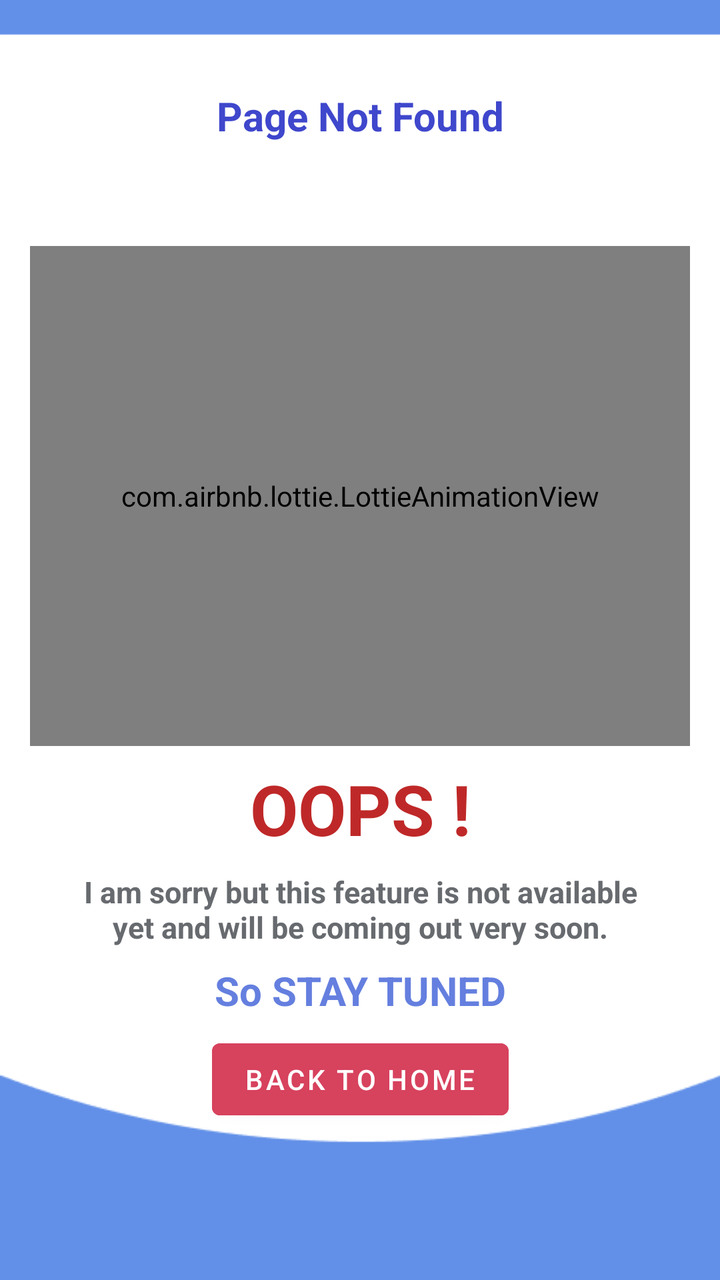
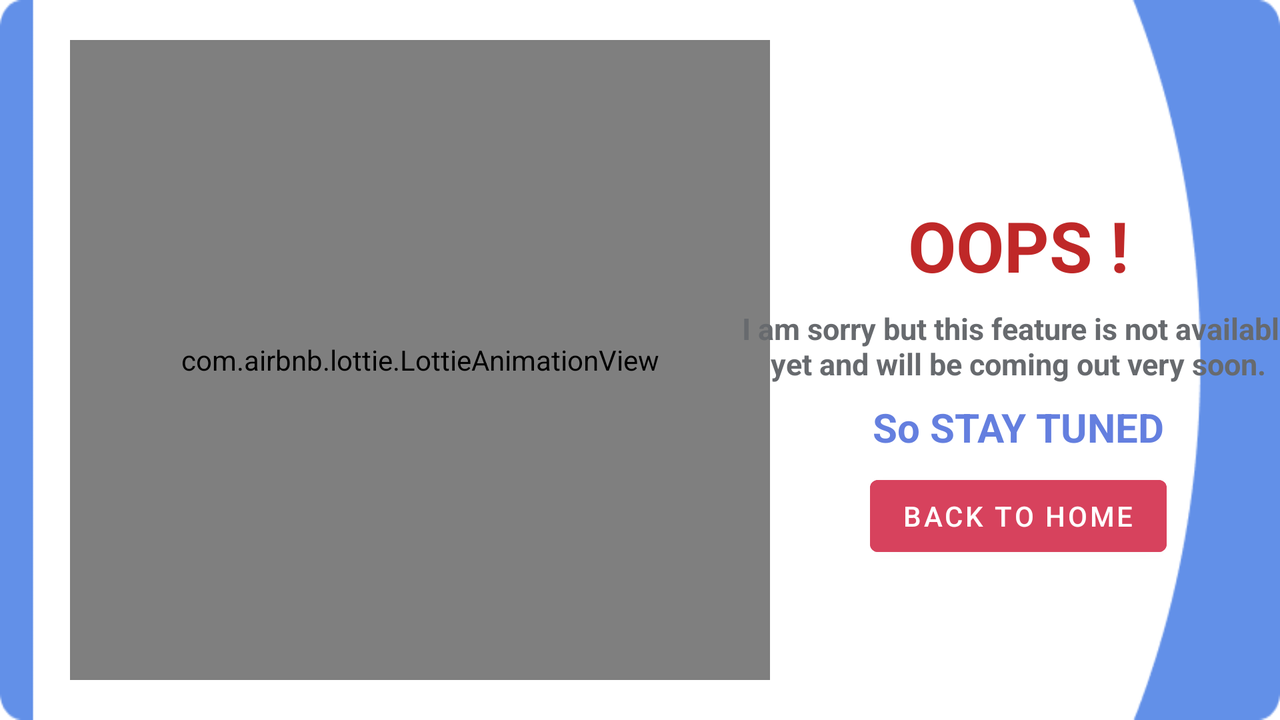

Compare how this app lays out the same screen by default and in its alternative resource folder. The renders come first, then the two layout files and the values they reference.
<!-- AndroidManifest.xml: application theme Theme.Todotestapp -->
<!-- res/layout/activity_maintenance.xml -->
<?xml version="1.0" encoding="utf-8"?>
<androidx.constraintlayout.widget.ConstraintLayout xmlns:android="http://schemas.android.com/apk/res/android"
    xmlns:app="http://schemas.android.com/apk/res-auto"
    xmlns:tools="http://schemas.android.com/tools"
    android:layout_width="match_parent"
    android:layout_height="match_parent"
    android:background="@drawable/bg_maintan"
    tools:context=".Maintenance">

    <TextView
        android:id="@+id/textView10"
        android:layout_width="match_parent"
        android:layout_height="100dp"
        android:layout_margin="8dp"
        android:layout_marginTop="40dp"
        android:gravity="center"
        android:text="Page Not Found"
        android:textColor="@color/strongtext"
        android:textSize="20sp"
        android:textStyle="bold"
        app:layout_constraintEnd_toEndOf="parent"
        app:layout_constraintStart_toStartOf="parent"
        app:layout_constraintTop_toTopOf="parent" />

    <com.airbnb.lottie.LottieAnimationView
        android:id="@+id/lottieAnimationView"
        android:layout_width="match_parent"
        android:layout_height="250dp"
        android:layout_margin="15dp"
        app:layout_constraintEnd_toEndOf="parent"
        app:layout_constraintStart_toStartOf="parent"
        app:layout_constraintTop_toBottomOf="@+id/textView10"
        android:layout_marginTop="25dp"
        app:lottie_rawRes="@raw/server"
        app:lottie_autoPlay="true"
        app:lottie_loop="true"/>

    <TextView
        android:id="@+id/title"
        android:layout_width="200dp"
        android:layout_height="wrap_content"
        android:layout_margin="8dp"
        android:layout_marginEnd="195dp"
        android:gravity="center"
        android:text="OOPS !"
        android:textColor="@color/weaktext"
        android:textSize="35sp"
        android:textStyle="bold"

        app:layout_constraintEnd_toEndOf="@+id/lottieAnimationView"

        app:layout_constraintStart_toStartOf="@+id/lottieAnimationView"
        app:layout_constraintTop_toBottomOf="@+id/lottieAnimationView" />

    <TextView
        android:id="@+id/textView9"
        android:layout_width="280dp"
        android:layout_height="wrap_content"
        android:layout_margin="8dp"
        android:gravity="center"
        android:text="I am sorry but this feature is not available yet and will be coming out very soon."
        android:textColor="@color/regtitle"

        android:textSize="15sp"
        android:textStyle="bold"

        app:layout_constraintEnd_toEndOf="@+id/title"

        app:layout_constraintStart_toStartOf="@+id/title"
        app:layout_constraintTop_toBottomOf="@+id/title" />

    <TextView
        android:id="@+id/textView11"
        android:layout_width="339dp"
        android:layout_height="wrap_content"
        android:layout_margin="8dp"
        android:gravity="center"
        android:text="So STAY TUNED"
        android:textColor="@color/bluetext"
        android:textSize="20sp"
        android:textStyle="bold"
        app:layout_constraintEnd_toEndOf="@+id/textView9"
        app:layout_constraintStart_toStartOf="@+id/textView9"
        app:layout_constraintTop_toBottomOf="@+id/textView9" />

    <Button
        android:id="@+id/backbtn"
        android:layout_width="wrap_content"
        android:layout_height="wrap_content"
        android:layout_marginTop="7dp"
        android:backgroundTint="@color/redstat"
        android:text="Back to Home"
        android:textColor="@color/white"
        app:layout_constraintEnd_toEndOf="@+id/textView11"
        app:layout_constraintStart_toStartOf="@+id/textView11"
        app:layout_constraintTop_toBottomOf="@+id/textView11" />

</androidx.constraintlayout.widget.ConstraintLayout>
<!-- resources referenced by this layout -->
<resources>
  <color name="bluetext">#647FDF</color>
  <color name="redstat">#D7425D</color>
  <color name="regtitle">#676A6E</color>
  <color name="strongtext">#3F47CC</color>
  <color name="weaktext">#BF2828</color>
  <color name="white">#FFFFFFFF</color>
  <!-- drawable bg_maintan: png bitmap (drawable, 4193 bytes) -->
  <style name="Theme.Todotestapp" parent="Theme.MaterialComponents.DayNight.DarkActionBar">
          
          <item name="colorPrimary">@color/purple_500</item>
          <item name="colorPrimaryVariant">#2E2C32</item>
          <item name="colorOnPrimary">@color/white</item>
          
          <item name="colorSecondary">@color/teal_200</item>
          <item name="colorSecondaryVariant">@color/teal_700</item>
          <item name="colorOnSecondary">@color/black</item>
          
          <item name="android:statusBarColor">?attr/colorPrimaryVariant</item>
          
          <item name="android:navigationBarColor">#333232</item>
      </style>
  <color name="purple_500">#FF6200EE</color>
  <color name="teal_200">#FF03DAC5</color>
  <color name="teal_700">#FF018786</color>
  <color name="black">#FF000000</color>
</resources>
<!-- res/layout-land/activity_maintenance.xml (the repository's variant of the layout above) -->
<!-- drawn on the phone turned sideways -->
<?xml version="1.0" encoding="utf-8"?>
<androidx.constraintlayout.widget.ConstraintLayout xmlns:android="http://schemas.android.com/apk/res/android"
    xmlns:app="http://schemas.android.com/apk/res-auto"
    xmlns:tools="http://schemas.android.com/tools"
    android:layout_width="match_parent"
    android:layout_height="match_parent"
    android:background="@drawable/bg_mainten_land"
    tools:context=".Maintenance">

    <TextView
        android:id="@+id/textView10"
        android:layout_width="wrap_content"
        android:layout_height="wrap_content"
        android:layout_marginBottom="20dp"
        android:gravity="center"
        android:text="Page Not Found"
        android:textColor="@color/strongtext"
        android:textSize="20sp"
        android:textStyle="bold"
        app:layout_constraintBottom_toBottomOf="@+id/lottieAnimationView"
        app:layout_constraintEnd_toEndOf="@+id/lottieAnimationView"
        app:layout_constraintStart_toStartOf="@+id/lottieAnimationView" />

    <com.airbnb.lottie.LottieAnimationView
        android:id="@+id/lottieAnimationView"
        android:layout_width="350dp"
        android:layout_height="0dp"
        android:layout_margin="20dp"
        android:layout_marginTop="5dp"
        android:layout_marginBottom="25dp"
        app:layout_constraintBottom_toBottomOf="parent"
        app:layout_constraintEnd_toStartOf="@+id/guideline4"
        app:layout_constraintStart_toStartOf="parent"
        app:layout_constraintTop_toTopOf="parent"
        app:lottie_autoPlay="true"
        app:lottie_loop="true"
        app:lottie_rawRes="@raw/server" />

    <TextView
        android:id="@+id/title"
        android:layout_width="200dp"
        android:layout_height="wrap_content"
        android:layout_margin="8dp"
        android:layout_marginStart="313dp"
        android:layout_marginEnd="204dp"
        android:gravity="center"

        android:text="OOPS !"
        android:textColor="@color/weaktext"
        android:textSize="35sp"
        android:textStyle="bold"
        app:layout_constraintBottom_toBottomOf="parent"
        app:layout_constraintEnd_toEndOf="parent"
        app:layout_constraintHorizontal_bias="0.413"
        app:layout_constraintStart_toEndOf="@+id/lottieAnimationView"
        app:layout_constraintTop_toTopOf="parent"
        app:layout_constraintVertical_bias="0.307" />

    <TextView
        android:id="@+id/textView9"
        android:layout_width="280dp"
        android:layout_height="wrap_content"
        android:layout_margin="8dp"
        android:gravity="center"
        android:text="I am sorry but this feature is not available yet and will be coming out very soon."
        android:textColor="@color/regtitle"

        android:textSize="15sp"
        android:textStyle="bold"

        app:layout_constraintEnd_toEndOf="@+id/title"

        app:layout_constraintStart_toStartOf="@+id/title"
        app:layout_constraintTop_toBottomOf="@+id/title" />

    <TextView
        android:id="@+id/textView11"
        android:layout_width="339dp"
        android:layout_height="wrap_content"
        android:layout_margin="8dp"
        android:gravity="center"
        android:text="So STAY TUNED"
        android:textColor="@color/bluetext"
        android:textSize="20sp"
        android:textStyle="bold"
        app:layout_constraintEnd_toEndOf="@+id/textView9"
        app:layout_constraintStart_toStartOf="@+id/textView9"
        app:layout_constraintTop_toBottomOf="@+id/textView9" />

    <Button
        android:id="@+id/backbtn"
        android:layout_width="wrap_content"
        android:layout_height="wrap_content"
        android:layout_marginTop="7dp"
        android:backgroundTint="@color/redstat"
        android:text="Back to Home"
        android:textColor="@color/white"
        app:layout_constraintEnd_toEndOf="@+id/textView11"
        app:layout_constraintStart_toStartOf="@+id/textView11"
        app:layout_constraintTop_toBottomOf="@+id/textView11" />

    <androidx.constraintlayout.widget.Guideline
        android:id="@+id/guideline4"
        android:layout_width="wrap_content"
        android:layout_height="wrap_content"
        android:orientation="vertical"
        app:layout_constraintGuide_begin="420dp" />

</androidx.constraintlayout.widget.ConstraintLayout>
<!-- resources referenced by the variant -->
<!-- as the phone turned sideways resolves them -->
<resources>
  <color name="bluetext">#647FDF</color>
  <color name="redstat">#D7425D</color>
  <color name="regtitle">#676A6E</color>
  <color name="strongtext">#3F47CC</color>
  <color name="weaktext">#BF2828</color>
  <color name="white">#FFFFFFFF</color>
  <!-- drawable bg_mainten_land: png bitmap (drawable, 4565 bytes) -->
  <style name="Theme.Todotestapp" parent="Theme.MaterialComponents.DayNight.DarkActionBar">
          
          <item name="colorPrimary">@color/purple_500</item>
          <item name="colorPrimaryVariant">#2E2C32</item>
          <item name="colorOnPrimary">@color/white</item>
          
          <item name="colorSecondary">@color/teal_200</item>
          <item name="colorSecondaryVariant">@color/teal_700</item>
          <item name="colorOnSecondary">@color/black</item>
          
          <item name="android:statusBarColor">?attr/colorPrimaryVariant</item>
          
          <item name="android:navigationBarColor">#333232</item>
      </style>
  <color name="purple_500">#FF6200EE</color>
  <color name="teal_200">#FF03DAC5</color>
  <color name="teal_700">#FF018786</color>
  <color name="black">#FF000000</color>
</resources>
